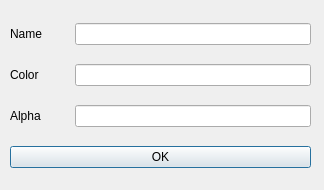
<?xml version="1.0" encoding="UTF-8"?>
<ui version="4.0">
 <class>Dialog</class>
 <widget class="QDialog" name="Dialog">
  <property name="geometry">
   <rect>
    <x>0</x>
    <y>0</y>
    <width>324</width>
    <height>190</height>
   </rect>
  </property>
  <property name="windowTitle">
   <string>Spectrum</string>
  </property>
  <widget class="QWidget" name="verticalLayoutWidget">
   <property name="geometry">
    <rect>
     <x>10</x>
     <y>10</y>
     <width>301</width>
     <height>171</height>
    </rect>
   </property>
   <layout class="QVBoxLayout" name="verticalLayout" stretch="0,0,0,0">
    <item>
     <layout class="QHBoxLayout" name="horizontalLayout_2" stretch="1,4">
      <item>
       <widget class="QLabel" name="label">
        <property name="text">
         <string>Name</string>
        </property>
       </widget>
      </item>
      <item>
       <widget class="QLineEdit" name="Name"/>
      </item>
     </layout>
    </item>
    <item>
     <layout class="QHBoxLayout" name="horizontalLayout_5" stretch="1,4">
      <item>
       <widget class="QLabel" name="label_2">
        <property name="text">
         <string>Color</string>
        </property>
       </widget>
      </item>
      <item>
       <widget class="QLineEdit" name="Color"/>
      </item>
     </layout>
    </item>
    <item>
     <layout class="QHBoxLayout" name="horizontalLayout_4" stretch="1,4">
      <item>
       <widget class="QLabel" name="label_3">
        <property name="text">
         <string>Alpha</string>
        </property>
       </widget>
      </item>
      <item>
       <widget class="QLineEdit" name="Alpha"/>
      </item>
     </layout>
    </item>
    <item>
     <layout class="QHBoxLayout" name="horizontalLayout_3">
      <item>
       <widget class="QPushButton" name="OK">
        <property name="text">
         <string>OK</string>
        </property>
       </widget>
      </item>
     </layout>
    </item>
   </layout>
  </widget>
 </widget>
 <tabstops>
  <tabstop>OK</tabstop>
  <tabstop>Name</tabstop>
  <tabstop>Color</tabstop>
  <tabstop>Alpha</tabstop>
 </tabstops>
 <resources/>
 <connections/>
</ui>
